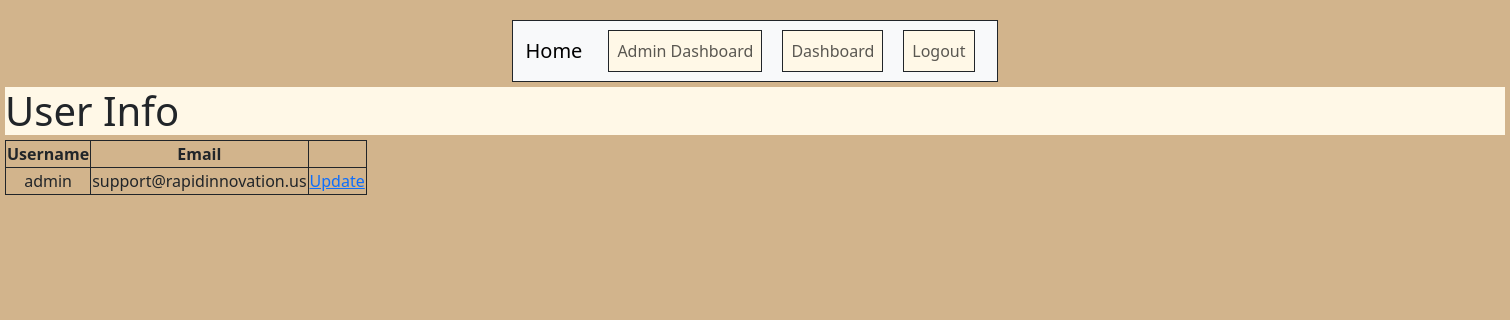
The app's page /admin (signed in), older data.
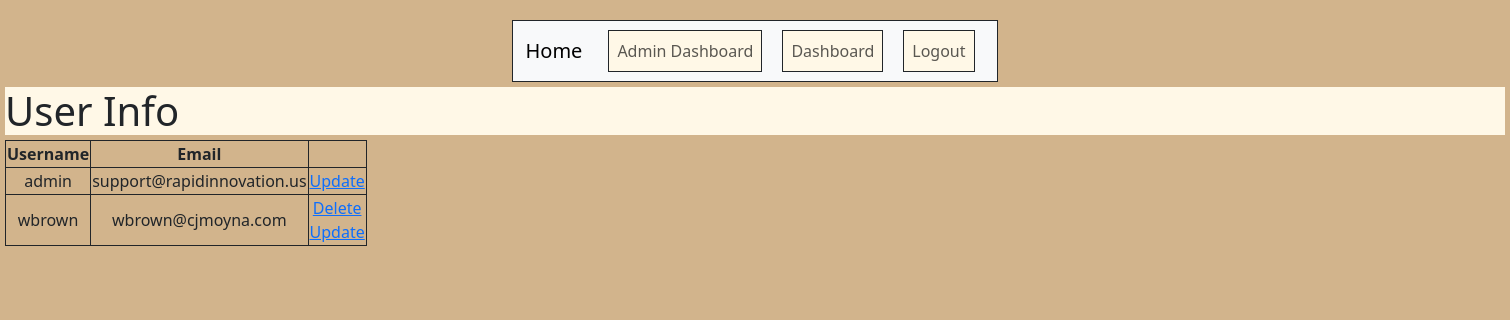
The same page, newer data.
### Python API Backend/models.py (models this page shows)
class User(db.Model, UserMixin):
    id = db.Column(db.Integer, primary_key=True) # primary keys are required by SQLAlchemy
    email = db.Column(db.String(100), unique=True)
    password = db.Column(db.String(100))
    username = db.Column(db.String(1000))

### Python API Backend/main.py (the view)
@main.route('/admin')
@login_required
def admin_dashboard():
    if current_user.username != 'admin':
        return "Access denied", 403
    return render_template('admin_dashboard.html', name=current_user.username, users=User.query.all())

### templates/admin_dashboard.html (shortened to what this page needs)
{%extends 'index.html'%}
{%block body%}
    <div class="content">
        <h1>User Info</h1>
        <table>
            <tr>
                <th>Username</th>
                <th>Email</th>
            </tr>
            {%for user in users%}
            <tr>
                <td>{{user.username}}</td>
                <td>{{user.email}}</td>
                <td>
                    {%if not current_user.username == user.username%}
                    <a href="/delete/{{user.id}}">Delete</a>
                    <br />
                    {%endif%}
                    <a href="/update/{{user.id}}">Update</a>
                </td>
            </tr>
            {%endfor%}
        </table>
    </div>
{%endblock%}

### templates/index.html (shortened to what this page needs)
<!DOCTYPE html>
<html>
    <head>
        <link href="https://cdn.jsdelivr.net/npm/bootstrap@5.3.8/dist/css/bootstrap.min.css" rel="stylesheet">
        <link rel="stylesheet" href="../static/styles.css">
    </head>
    <body>
        <div class="nav">
            <nav class="navbar navbar-expand-lg navbar-light bg-light">
                <div class="container-fluid">
                    <a class="navbar-brand" href="{{url_for('main.index')}}">Home</a>
                    <div class="collapse navbar-collapse" id="navbarNav">
                        <ul class="navbar-nav">
                            {%if current_user.username == 'admin' %}
                                <li class="nav-item">
                                    <a class="nav-link" tabindex="1" href="{{url_for('main.admin_dashboard')}}">Admin Dashboard</a>
                                </li>
                            {%endif%}
                            {%if current_user.is_authenticated %}
                                <li class="nav-item">
                                    <a class="nav-link" tabindex="1" href="{{url_for('main.dashboard')}}">Dashboard</a>
                                </li>
                                <li class="nav-item">
                                    <a class="nav-link" tabindex="1" href="{{url_for('auth.logout')}}">Logout</a>
                                </li>
                            {%endif%}
                        </ul>
                    </div>
                </div>
            </nav>
        </div>
        {%block body%}
        {%endblock%}
    </body>
</html>

### static/styles.css (style rules this page uses)
body { background-color: tan; margin: auto; margin-top: 20px; margin-bottom: 20px; width: 1500px; }
body h1 { background-color: #fff8e7; margin: 5px 0px; }
body div.nav nav { border: 1px solid; margin: auto; }
body .nav li { background-color: #fff8e7; border: 1px solid; margin: 1px 10px; }
body th, body td { max-width: -moz-fit-content; max-width: fit-content; }
body table { width: 100%; }
body table, body th, body td { border: 1px solid; border-collapse: collapse; text-align: center; justify-content: center; width: -moz-fit-content; width: fit-content; min-width: 10px; table-layout: auto; }

Row changes from the older to the newer data that the page shows:
added User: username "wbrown", email "wbrown@cjmoyna.com"
